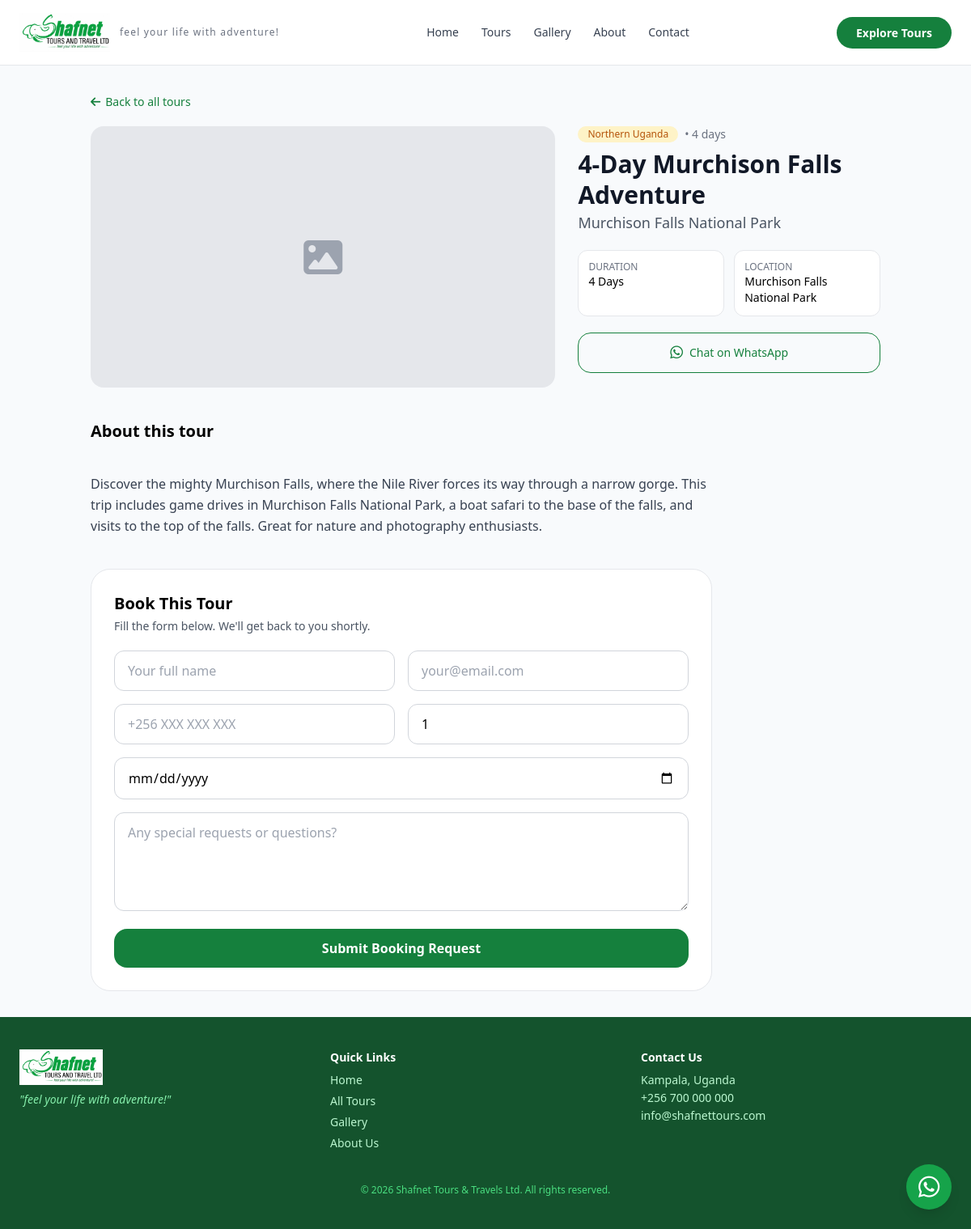
The page /tours/4-day-murchison-falls-adventure/ on the database its author committed.
### tours/models.py (models this page shows, shortened)
class Tour(models.Model):
    AUDIENCE_CHOICES = [
        ('domestic', 'Domestic Tours'),
        ('international', 'International Safaris'),
    ]
    REGION_CHOICES = [
        ('central', 'Central Uganda'),
        ('western', 'Western Uganda'),
        ('northern', 'Northern Uganda'),
        ('eastern', 'Eastern Uganda'),
    ]
    title = models.CharField(max_length=200)
    slug = models.SlugField(unique=True, blank=True)
    description = models.TextField()
    price = models.DecimalField(max_digits=10, decimal_places=2, blank=True, null=True)
    duration_days = models.PositiveIntegerField()
    location = models.CharField(max_length=200)
    target_audience = models.CharField(max_length=20, choices=AUDIENCE_CHOICES, default='international')
    region = models.CharField(max_length=20, choices=REGION_CHOICES, blank=True, null=True)
    image = models.ImageField(upload_to='tours/', blank=True, null=True)
    is_featured = models.BooleanField(default=False)
    created_at = models.DateTimeField(auto_now_add=True)
    class Meta:
        ordering = ['-created_at']

### tours/views.py (the view)
# urls.py: path('tours/<slug:slug>/', views.tour_detail, name='tour_detail'),
def tour_detail(request, slug):
    tour = get_object_or_404(Tour, slug=slug)
    if request.method == 'POST':
        form = BookingForm(request.POST)
        if form.is_valid():
            booking = form.save(commit=False)
            booking.tour = tour
            booking.save()
            subject = f"New Booking Request: {tour.title}"
            message = f"""
New booking received!

Tour: {tour.title}
Name: {booking.full_name}
Email: {booking.email}
Phone: {booking.phone}
Number of People: {booking.number_of_people}
Preferred Date: {booking.preferred_date}
Message: {booking.message}
"""
            send_mail(
                subject,
                message,
                settings.DEFAULT_FROM_EMAIL,
                ['info@shafnettours.com'],
                fail_silently=False,
            )
            messages.success(request, "Thank you! Your booking request has been received. We'll contact you shortly.")
            return redirect('tour_detail', slug=tour.slug)
        else:
            pass
    else:
        form = BookingForm()
    context = {
        'tour': tour,
        'form': form,
    }
    return render(request, 'tours/tour_detail.html', context)

### templates/tours/tour_detail.html (shortened to what this page needs)
{% extends 'base.html' %}
{% block content %}
<div class="max-w-5xl mx-auto px-6 py-8">
    <a href="{% url 'tour_list' %}" class="inline-flex items-center text-sm text-green-700 hover:text-green-800 mb-5">
        <i class="fa-solid fa-arrow-left mr-1.5"></i> Back to all tours
    </a>
    <div class="grid lg:grid-cols-5 gap-7">
        <div class="lg:col-span-3">
            {% if tour.image %}
                <img src="{{ tour.image.url }}" class="w-full rounded-2xl shadow-md object-cover aspect-video" alt="{{ tour.title }}">
            {% else %}
                <div class="w-full aspect-video bg-gray-200 rounded-2xl flex items-center justify-center">
                    <i class="fa-solid fa-image text-5xl text-gray-400"></i>
                </div>
            {% endif %}
        </div>
        <div class="lg:col-span-2">
            <div class="flex items-center gap-x-2 mb-2">
                {% if tour.target_audience == 'domestic' %}
                    <span class="px-3 py-0.5 text-xs bg-green-100 text-green-700 rounded-full">Domestic Tour</span>
                {% else %}
                    <span class="px-3 py-0.5 text-xs bg-amber-100 text-amber-700 rounded-full">{{ tour.get_region_display }}</span>
                {% endif %}
                <span class="text-sm text-gray-500">• {{ tour.duration_days }} days</span>
            </div>
            <h1 class="text-3xl font-bold text-gray-900 leading-tight">{{ tour.title }}</h1>
            <p class="text-lg text-gray-600 mt-0.5">{{ tour.location }}</p>
            <div class="mt-5 grid grid-cols-2 gap-3 text-sm">
                <div class="bg-white border p-3 rounded-xl">
                    <div class="text-xs text-gray-500">DURATION</div>
                    <div class="font-medium">{{ tour.duration_days }} Days</div>
                </div>
                <div class="bg-white border p-3 rounded-xl">
                    <div class="text-xs text-gray-500">LOCATION</div>
                    <div class="font-medium">{{ tour.location }}</div>
                </div>
            </div>
            <a href="https://wa.me/256700000000?text=Hi%20Shafnet%20Tours,%20I'm%20interested%20in%20booking%20the%20{{ tour.title|urlencode }}"
               target="_blank"
               class="mt-5 flex items-center justify-center gap-x-2 w-full border border-green-700 text-green-700 hover:bg-green-50 py-2.5 rounded-2xl text-sm font-medium transition">
                <i class="fa-brands fa-whatsapp text-lg"></i>
                <span>Chat on WhatsApp</span>
            </a>
        </div>
    </div>
    <div class="mt-10 max-w-3xl">
        <h2 class="text-xl font-semibold mb-3">About this tour</h2>
        <div class="text-gray-700 leading-relaxed whitespace-pre-line">
            {{ tour.description }}
        </div>
    </div>
    <div class="mt-10 max-w-3xl" id="booking-form">
        <div class="bg-white border border-gray-200 rounded-3xl p-7">
            <h2 class="text-xl font-semibold mb-1">Book This Tour</h2>
            <p class="text-sm text-gray-600 mb-5">Fill the form below. We'll get back to you shortly.</p>
            <form method="post" class="space-y-4">
                <div class="grid md:grid-cols-2 gap-4">
                    <div>{{ form.full_name }}</div>
                    <div>{{ form.email }}</div>
                </div>
                <div class="grid md:grid-cols-2 gap-4">
                    <div>{{ form.phone }}</div>
                    <div>{{ form.number_of_people }}</div>
                </div>
                <div>{{ form.preferred_date }}</div>
                <div>{{ form.message }}</div>
                <button type="submit" class="w-full bg-green-700 hover:bg-green-800 text-white font-semibold py-3 rounded-2xl transition">
                    Submit Booking Request
                </button>
            </form>
        </div>
    </div>
</div>
{% endblock %}

### rows shown on the page
Tour: region "Northern Uganda", duration_days "4", title "4-Day Murchison Falls Adventure", location "Murchison Falls National Park", description "Discover the mighty Murchison Falls, where the Nile River forces its way through a narrow gorge. This trip includes game drives in Murchison Falls National Park, a boat safari to the base of the falls, and visits to the top of the falls. Great for nature and photography enthusiasts."
